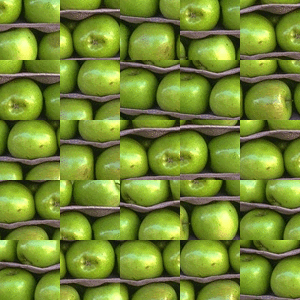
#> input picture apples1.png, 300 x 300 px
$ python main.py   (Python 2 division)
#> lines starting #> are read from the running program, lines starting #| are printed output that depends on the picture
#! /usr/bin/env python
import random
import numpy as np
import math
import Image
import ImageQuilting
import time

print "results preview"
time.sleep(2)

box1=(50,50,350,350)
box2=(400,50,700,350)
box3=(750,50,1050,350)

a1=Image.open("apples1.png")
#> a1 is the input picture: PIL image 300x300 RGB; mean R, G, B 115.4, 135, 51.2
a2=Image.open("apples2.png")
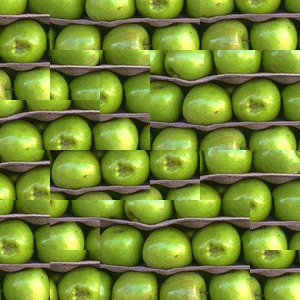
#> input picture apples2.png, 300 x 300 px
#> a2 is the input picture: PIL image 300x300 RGB; mean R, G, B 117.3, 136.7, 52.1
a3=Image.open("apples3.png")
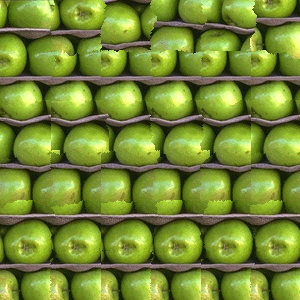
#> input picture apples3.png, 300 x 300 px
#> a3 is the input picture: PIL image 300x300 RGB; mean R, G, B 116.9, 136.4, 51.8
apples=Image.new("RGB",(1150,450))
#> apples: PIL image 1150x450 RGB; every value is 0
apples.paste(a1,box1)
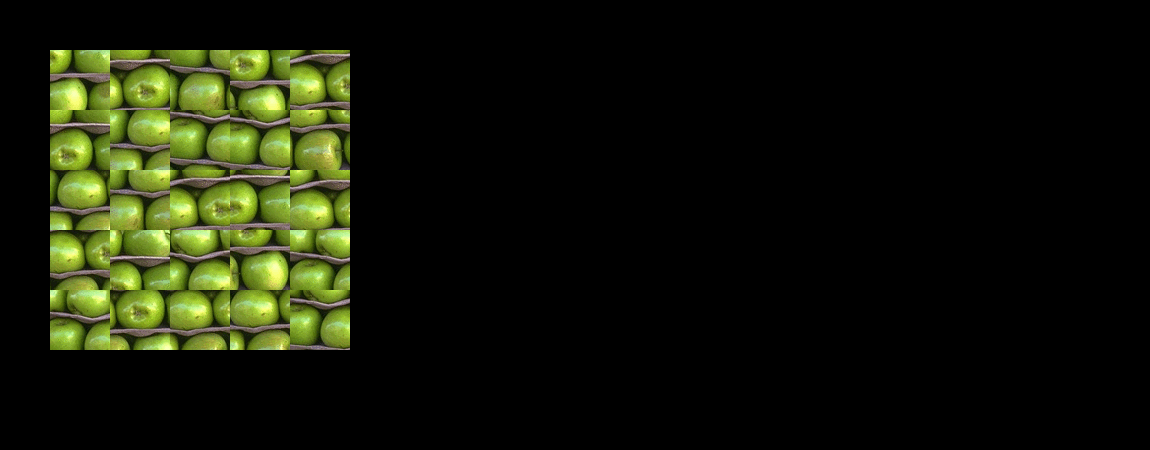
#> apples: PIL image 1150x450 RGB; mean R, G, B 20.1, 23.5, 8.9
apples.paste(a2,box2)
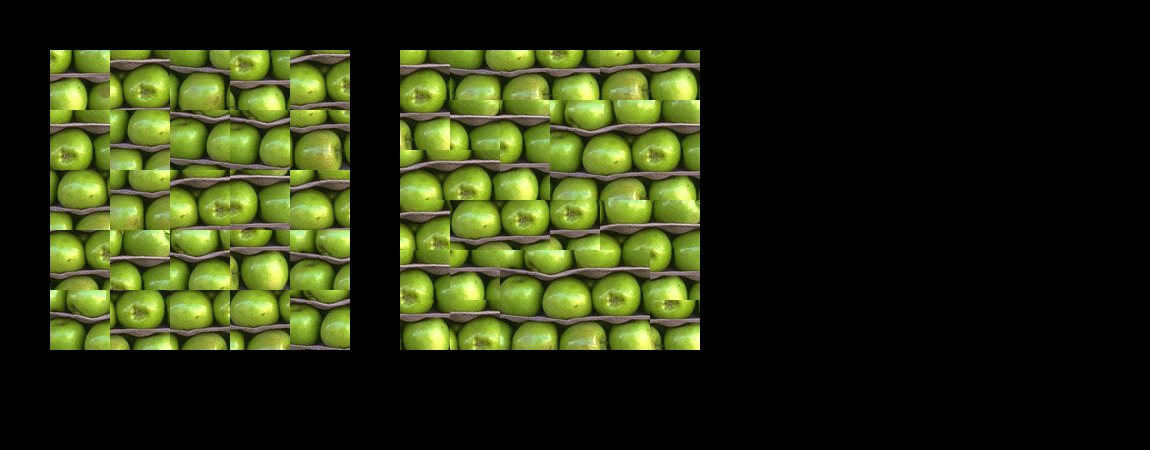
#> apples: PIL image 1150x450 RGB; mean R, G, B 40.5, 47.3, 18
apples.paste(a3,box3)
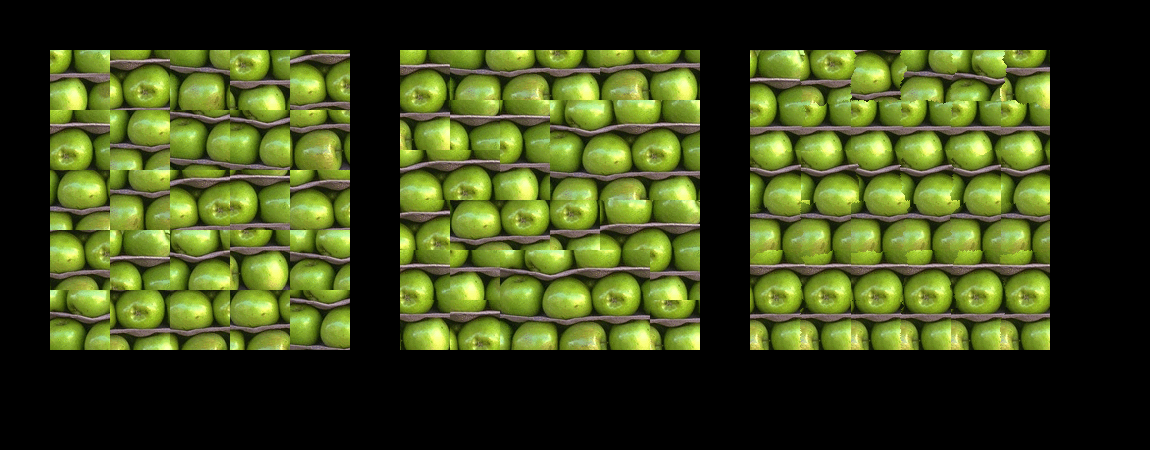
#> apples: PIL image 1150x450 RGB; mean R, G, B 60.8, 71, 27
apples.show()

time.sleep(2)

r1=Image.open("radish1.png")
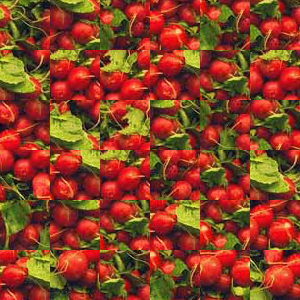
#> input picture radish1.png, 300 x 300 px
#> r1 is the input picture: PIL image 300x300 RGB; mean R, G, B 137.5, 66.3, 36.1
r2=Image.open("radish2.png")
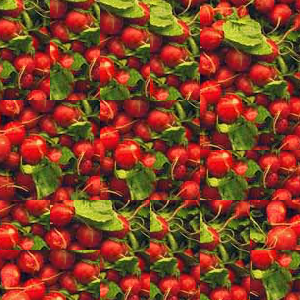
#> input picture radish2.png, 300 x 300 px
#> r2 is the input picture: PIL image 300x300 RGB; mean R, G, B 131, 65.9, 35.7
#> (the run stopped early here; a loop or call above may not have finished)
